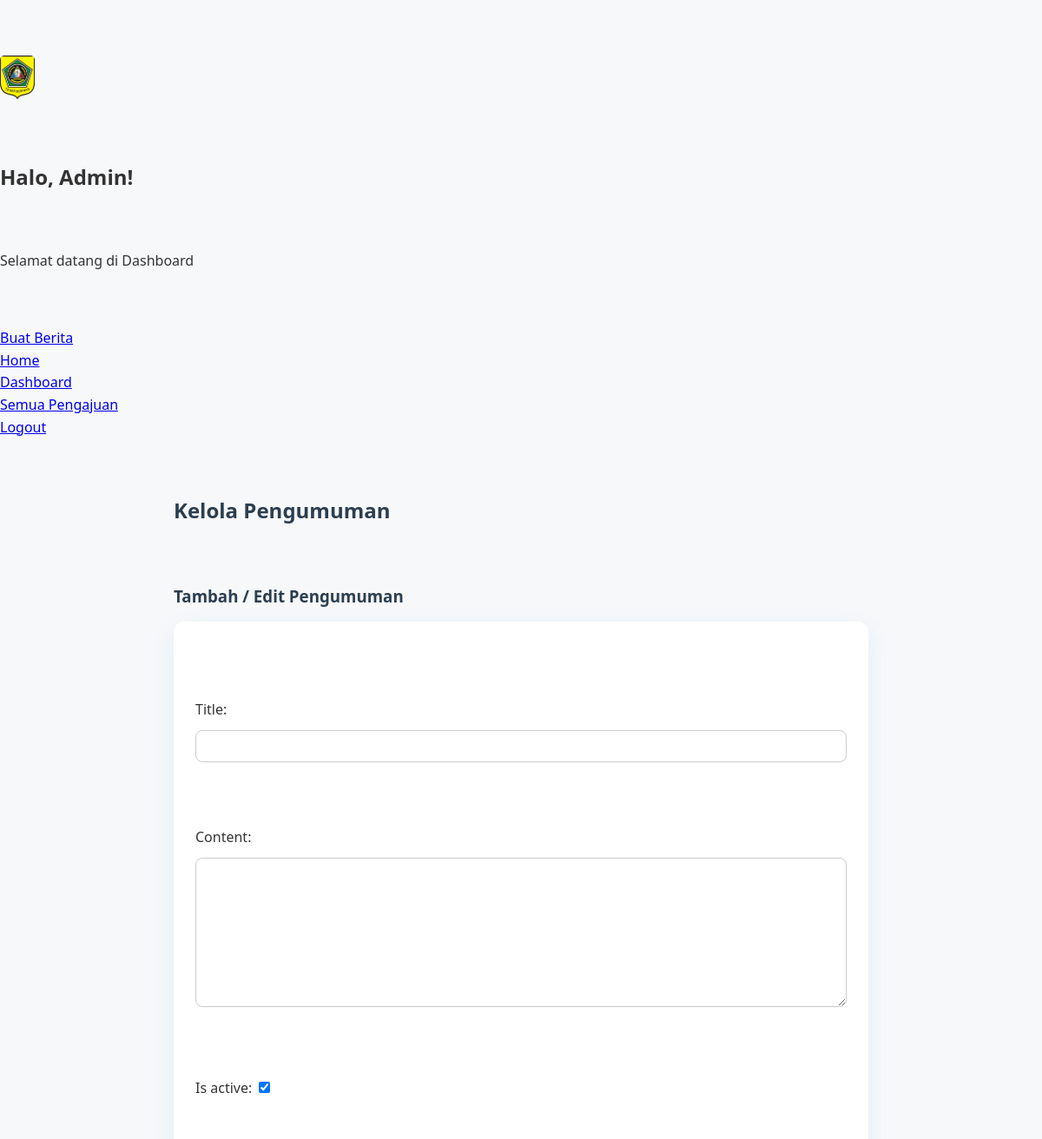
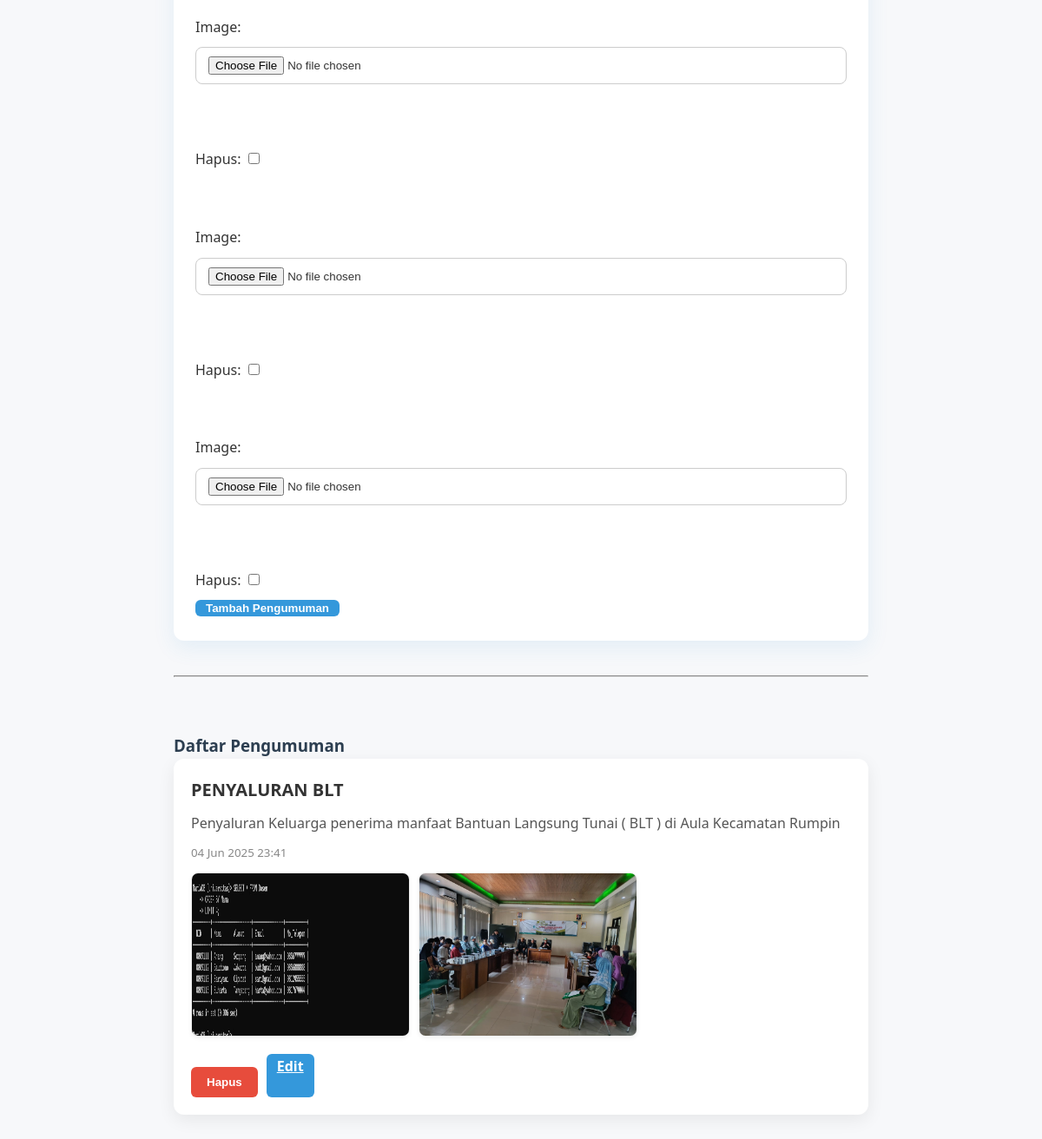
The page /kelola/pengumuman/ (signed in) on the database its author committed (2 pictures, top to bottom).
### kembang/models.py (models this page shows, shortened)
class Announcement(models.Model):
    title = models.CharField(max_length=200)
    content = models.TextField()
    published_at = models.DateTimeField(auto_now_add=True)
    updated_at = models.DateTimeField(auto_now=True)
    is_active = models.BooleanField(default=True)
    class Meta:
        ordering = ['-published_at']   # pengumuman terbaru muncul paling atas
        verbose_name = "Pengumuman"
        verbose_name_plural = "Pengumuman"

class AnnouncementImage(models.Model):
    announcement = models.ForeignKey(Announcement, on_delete=models.CASCADE, related_name='images')
    image = models.ImageField(upload_to='announcement_images/')

### kembang/views.py (the view, shortened to what this page needs)
# urls.py: path('kelola/pengumuman/', views.announcement_manage, name='announcement_manage'),
@user_passes_test(is_admin)
@staff_member_required
def announcement_manage(request):
    announcements = Announcement.objects.all()
    editing = False
    editing_id = None
    form = AnnouncementForm()
    formset = AnnouncementImageFormSet(queryset=AnnouncementImage.objects.none())
    if 'edit_id' in request.GET:
        editing = True
        editing_id = request.GET.get('edit_id')
        announcement = get_object_or_404(Announcement, pk=editing_id)
        form = AnnouncementForm(instance=announcement)
        formset = AnnouncementImageFormSet(queryset=announcement.images.all())
    context = {
        'announcements': announcements,
        'form': form,
        'formset': formset,
        'editing': editing,
        'editing_id': editing_id,
    }
    return render(request, 'admin/kelola_pengumuman.html', context)

### kembang/forms.py
class AnnouncementForm(forms.ModelForm):
    class Meta:
        model = Announcement
        fields = ['title', 'content', 'is_active']

### kembang/views.py (called while the page is built)
def is_admin(user):
    return user.is_staff

### kembang/templates/admin/kelola_pengumuman.html (shortened to what this page needs)
{% load static %}
<!DOCTYPE html>
<html lang="id">
<head>
  <link rel="stylesheet" href="{% static 'css/pengumuman.css' %}">
  <link href="https://cdn.jsdelivr.net/npm/aos@2.3.4/dist/aos.css" rel="stylesheet" />
</head>
<body>
  <nav class="admin-navbar" data-aos="fade-down">
    <div class="admin-navbar-content">
      <div class="admin-brand" style="gap: 12px;">
        <img src="{% static 'img/logo tegar.png' %}" alt="Logo Tegar" style="width:40px; height:auto; border-radius:5px;">
        <div class="admin-title">
          <h1>Halo, Admin!</h1>
          <p>Selamat datang di Dashboard</p>
        </div>
      </div>
      <ul class="admin-nav-links">
        <li><a href="{% url 'announcement_manage'%}">Buat Berita</a></li>
        <li><a href="{% url 'home'%}">Home</a></li>
        <li><a href="{% url 'admin_dashboard'%}">Dashboard</a></li>
        <li><a href="{% url 'semua_pengajuan'%}">Semua Pengajuan</a></li>
        <li><a href="{% url 'logout'%}">Logout</a></li>
      </ul>
    </div>
  </nav>
  <main style="max-width: 800px; margin: 40px auto; padding: 0 20px;">
    <h2 data-aos="fade-up">Kelola Pengumuman</h2>
    <section data-aos="fade-up" data-aos-delay="100">
      <h3>Tambah / Edit Pengumuman</h3>
      <form method="POST" enctype="multipart/form-data" style="background:#fff; padding: 25px; border-radius:12px; box-shadow: 0 8px 25px rgba(52,152,219,0.1);">
        {{ form.as_p }}
        {% for form_img in formset %}
          {{ form_img.as_p }}
        {% endfor %}
        {% if editing %}
          <input type="hidden" name="announcement_id" value="{{ editing_id }}">
          <button type="submit" name="edit" class="btn btn-edit">Simpan Perubahan</button>
          <button type="button" class="btn btn-cancel" onclick="window.location.href='{% url 'announcement_manage' %}'">Batal</button>
        {% else %}
          <button type="submit" name="create" class="btn btn-edit">Tambah Pengumuman</button>
        {% endif %}
      </form>
    </section>
    <hr style="margin: 40px 0; border-color: #ddd;">
    <section data-aos="fade-up" data-aos-delay="150">
      <h3>Daftar Pengumuman</h3>
      {% for a in announcements %}
        <div class="announcement-card" data-aos="fade-up" data-aos-delay="{{ forloop.counter0|add:'1' }}00">
          <h4>{{ a.title }}</h4>
          <p>{{ a.content|truncatechars:100 }}</p>
          <small>{{ a.published_at|date:"d M Y H:i" }}</small>
          <div class="announcement-images">
            {% if a.images.all.count == 0 %}
              <p><i>Tidak ada gambar</i></p>
            {% else %}
              {% for img in a.images.all %}
                <img src="{{ img.image.url }}" alt="Gambar {{ a.title }}">
              {% endfor %}
            {% endif %}
          </div>
          <div class="announcement-actions">
            <form method="POST" style="display:inline;">
              <button type="submit" name="delete" class="btn btn-delete" onclick="return confirm('Hapus pengumuman ini?')">Hapus</button>
            </form>
            <a href="?edit_id={{ a.id }}" class="btn btn-edit">Edit</a>
          </div>
        </div>
      {% endfor %}
    </section>
  </main>
</body>
</html>

### kembang/static/css/pengumuman.css (style rules this page uses)
body, h1, h2, h3, h4, p, ul { margin: 0; padding: 0; margin-top: 4rem; }
body { font-family: 'Segoe UI', Tahoma, Geneva, Verdana, sans-serif; background-color: #f7f8fa; color: #333; line-height: 1.6; }
main h2, main h3 { color: #2c3e50; margin-top: 4rem; }
form { background-color: #fff; border-radius: 12px; margin-top: 15px; }
form input[type="text"], form textarea, form input[type="file"], form select { width: 100%; padding: 10px 14px; margin: 10px 0; border: 1px solid #ccc; border-radius: 8px; box-sizing: border-box; transition: border-color 0.3s ease; }
.btn { border: none; border-radius: 6px; font-weight: bold; cursor: pointer; margin-top: 10px; transition: background 0.3s ease, transform 0.2s ease; }
.btn-edit { background-color: #3498db; color: white; padding: 2px 12px; }
.btn-delete { background-color: #e74c3c; color: white; padding: 10px 18px; }
.announcement-card { background-color: white; padding: 20px; border-radius: 12px; box-shadow: 0 6px 20px rgba(0, 0, 0, 0.07); margin-bottom: 25px; transition: transform 0.3s ease, box-shadow 0.3s ease; }
.announcement-card h4 { margin-top: 0; font-size: 20px; }
.announcement-card p { margin: 10px 0; color: #555; }
.announcement-card small { display: block; color: #888; margin-bottom: 12px; }
.announcement-images { margin-top: 10px; display: flex; gap: 10px; flex-wrap: wrap; }
.announcement-images img { max-width: 250px; border-radius: 8px; border: 1px solid #eee; box-shadow: 0 2px 5px rgba(0, 0, 0, 0.05); }
.announcement-actions { display: flex; gap: 10px; margin-top: 10px; }

### rows shown on the page
Announcement: title "PENYALURAN BLT", content "Penyaluran Keluarga penerima manfaat Bantuan Langsung Tunai ( BLT ) di Aula Kecamatan Rumpin", published_at "04 Jun 2025 23:41"
AnnouncementImage: image (picture)
AnnouncementImage: image (picture)
